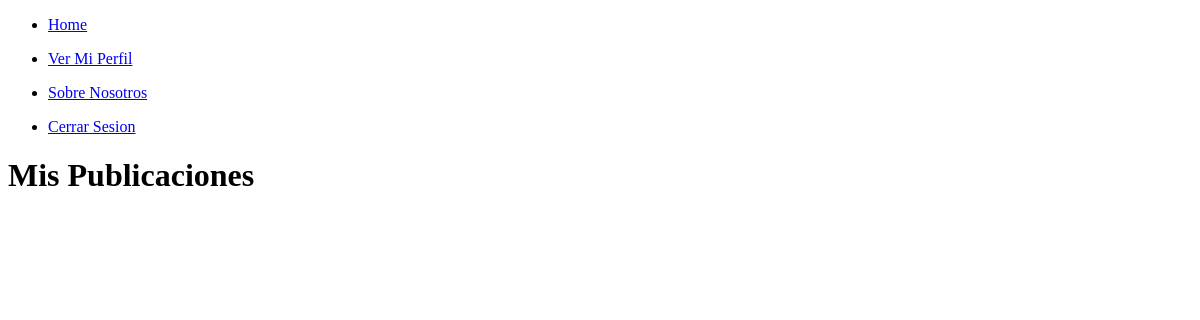
The app's page /my-posts/ (signed in), older data.
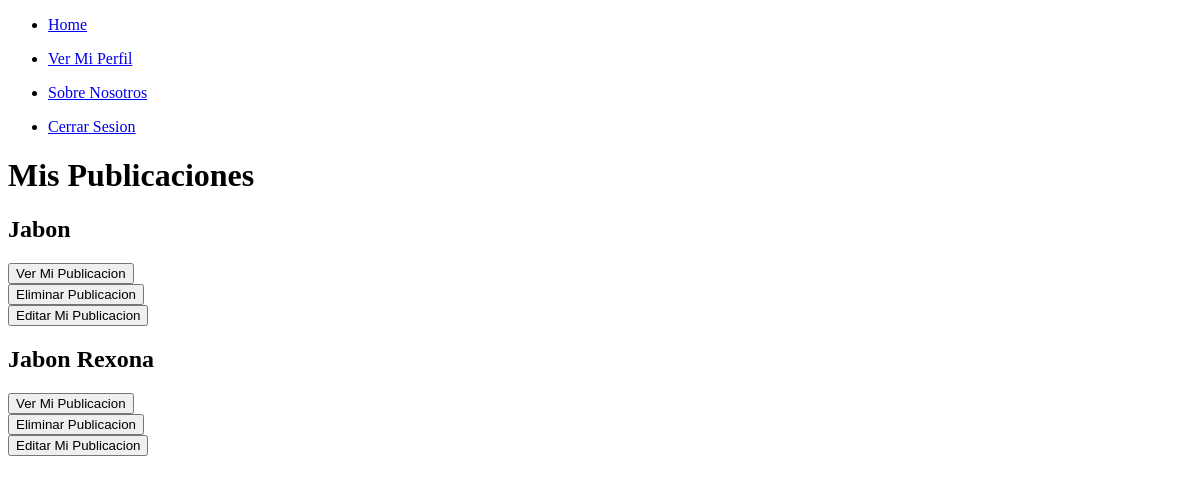
The same page, newer data.
### landing/models.py (models this page shows)
class Publication(models.Model):
    title = models.CharField(unique=True, max_length=200)
    description = models.CharField(max_length=500)
    category = models.CharField(max_length=100)
    state = models.CharField(max_length=100)
    date = models.DateField()  # Vencimiento
    user = models.ForeignKey(User, on_delete=models.CASCADE)

### landing/views.py (the view)
# urls.py: path('my-posts/', views.show_my_posts, name='my-posts'),
def show_my_posts(request):
    if request.method == 'GET':
        logged_user = request.user
        myPosts = Publication.objects.filter(user=logged_user)
        return render(request, 'my-posts.html',{
            'myPosts' : myPosts
        })

### landing/templates/my-posts.html (shortened to what this page needs)
<!DOCTYPE html>
{% extends 'base.html' %}
{% block content %}
    <h1>Mis Publicaciones</h1>
    {% for post in myPosts %}
        <div>
            <h2>{{ post.title }}</h2>
            <form method="GET" action="{% url 'view-my-post' post.id %}">
                <button type="submit">Ver Mi Publicacion</button>
            </form>
            <form method="GET" action="#">
                <button type="submit">Eliminar Publicacion</button>
            </form>
            <form method="GET" action="#">
                <button type="submit">Editar Mi Publicacion</button>
            </form>
        </div>
    {% endfor %}
{% endblock %}

Row changes from the older to the newer data that the page shows:
added Publication: title "Jabon"
added Publication: title "Jabon Rexona"
